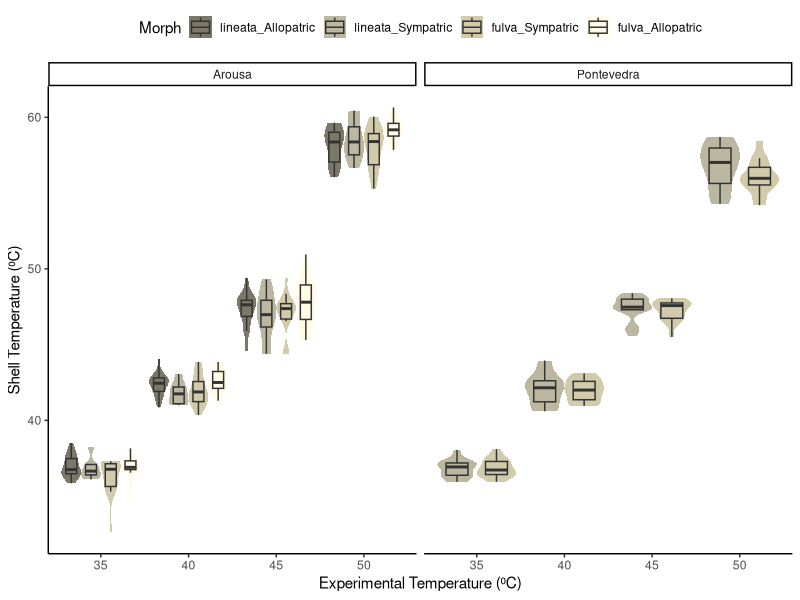
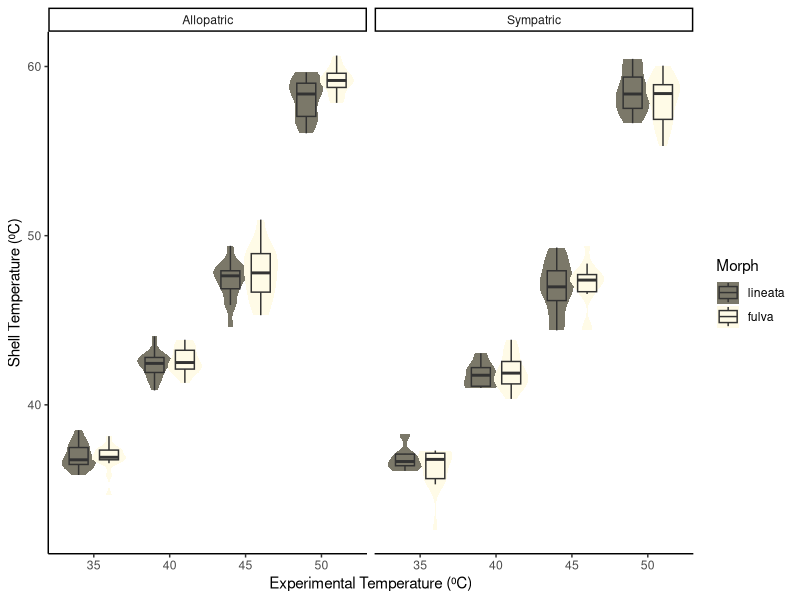
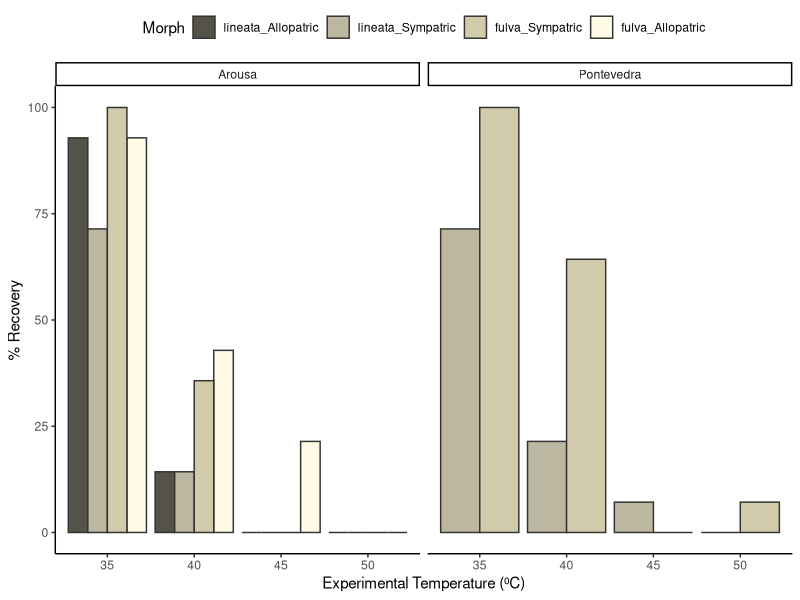
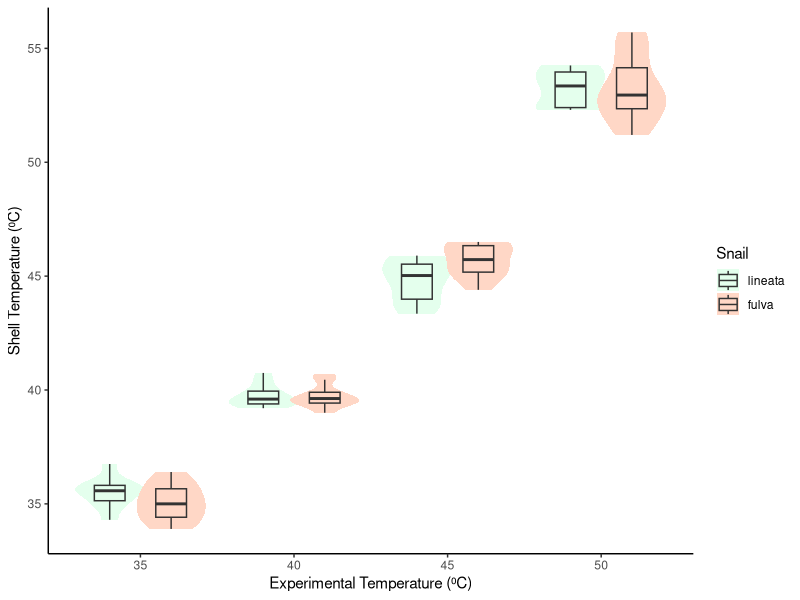

The R source for these figures, in order:
setwd("C:/Users/Emilio/OneDrive/OneDrive - Universidade de Vigo/01 Research/1Littorina/Litt_ClineDescription/Litt_CD_2Temperature/Litt_CD_Temp_1ShellHeating/Litt_CD_Temp_SH_4DataAnalyisis")
setwd("C:/Users/162ra/OneDrive - Universidade de Vigo/01 Research/1Littorina/Litt_ClineDescription/Litt_CD_2Temperature/Litt_CD_Temp_1ShellHeating/Litt_CD_Temp_SH_4DataAnalyisis")
# Open --------------------------------------------------------------------
library(readxl)
rawdata <- read_excel("TS_CC_RData_ShellHeating.xlsx")
str(rawdata)

# Variables as factors and taking the mean of the 2 technical measurements
library(tidyverse)
library(zoo) # Roll mean
datamean <- rawdata %>% 
  mutate(shell_temp = rollmean(shell_temp, k = 2, fill = NA)) %>% 
  filter(row_number() %% 2 != 0, !is.na(shell_temp)) %>% 
  dplyr::select(-tech)

# Data arrangement and overview
data <- datamean %>% 
  mutate(ria = factor(case_when(ria == "1" ~ "Arousa",
                                ria == "2" ~ "Pontevedra")),
         pop = factor(case_when(pop == "1" ~ "Allopatric",
                                pop == "2" ~ "Sympatric")),
         col = factor(case_when(col == "1" ~ "fulva",
                                col == "2" ~ "lineata"),
                      levels = c("lineata", "fulva")),
         temp = factor(case_when(temp == "1" ~ "35",
                                 temp == "2" ~ "40",
                                 temp == "3" ~ "45",
                                 temp == "4" ~ "50")),
         snail = factor(case_when(snail == "0" ~ "Empty",
                                  snail == "1" ~ "Alive"))) %>% 
  mutate(col_pop = factor(interaction(col, pop, sep = "_"), # Interaction variable for plots
                          levels = c("lineata_Allopatric",
                                     "lineata_Sympatric",
                                     "fulva_Sympatric",
                                     "fulva_Allopatric")))

# Alive Analysis ----------------------------------------------------------
# Living snails
alive_data <- data %>% filter(snail == "Alive")
# Boxplots of shell temperature by experimental temperature and color morph from each population type and ria
alive_data %>%
  ggplot(aes(x = temp, 
             y = shell_temp,
             fill = col_pop)) + # By color and  
  geom_violin(linetype = "blank", # Violin plot
              position = position_dodge(0.9),
              scale = "width") +
  geom_boxplot(alpha = 0, # Boxplot
               width = 0.5,
               position = position_dodge(0.9)) +
  facet_grid(. ~ ria) +
  labs(x = "Experimental Temperature (⁰C)",
       y = "Shell Temperature (⁰C)",
       fill = "Morph",
       pattern = "Morph") +
  scale_fill_manual(values = c("lineata_Allopatric" = "#7b7869",
                               "lineata_Sympatric" = "#bcb7a1",
                               "fulva_Sympatric" = "#d1cbac",
                               "fulva_Allopatric" = "#fffbe7")) +
  theme_classic() +
  theme(legend.position = "top")

# Alive snails groups
sympatric_data <- alive_data %>% filter(pop == "Sympatric") # Sympatric populations from both Rias
arousa_data <- alive_data %>% filter(ria == "Arousa") # Ria de Arousa, with sympatric and allopatric populations
pontevedra_data <- alive_data %>% filter(ria == "Pontevedra") # Ria de Pontevedra, with a single sympatric population

# ANOVA of shell temperature over color, experimental temperature and ria within sympatric populations
# Assumptions
library(car) # Levene test
sympatric_data %>%
  group_by(col, temp, ria) %>%
  summarise(sw_p_value = shapiro.test(shell_temp)$p.value)
leveneTest(shell_temp ~ col * temp * ria, data = sympatric_data)
# OUT: normal distribution except for 3 groups, but not homoscedasticity found

# Assumptions using logarithmic transformation on dependent variable
sympatric_data %>%
  group_by(col, temp, ria) %>%
  summarise(sw_p_value = shapiro.test(log(shell_temp))$p.value)
leveneTest(log(shell_temp) ~ col * temp * ria, data = sympatric_data)
# OUT: normal distribution except for 4 groups and homoscedasticity

# ANOVA model; Supplementary Table 5
aov(log(shell_temp) ~ col * temp * ria, data = sympatric_data) %>% summary
# OUT: no effect of shell color, but experimental temperature and its interaction with ria

# Plot alive Arousa; not included
arousa_data %>%
  ggplot(aes(x = temp,
             y = shell_temp,
             fill = col)) + 
  geom_violin(linetype = "blank",
              position = position_dodge(0.8),
              scale = "width") +
  geom_boxplot(alpha = 0,
               width = 0.5,
               position = position_dodge(0.8),) +
  facet_grid(. ~ pop) +
  labs(x = "Experimental Temperature (⁰C)",
       y = "Shell Temperature (⁰C)",
       fill = "Morph",
       pattern = "Morph") +
  scale_fill_manual(values = c("lineata" = "#7b7869",
                               "fulva" = "#fffbe7")) +
  theme_classic()

# ANOVA of shell temperature over color, experimental temperature and ria
# Assumptions
arousa_data %>%
  group_by(col, temp, pop) %>%
  summarise(sw_p_value = shapiro.test(shell_temp)$p.value)
leveneTest(shell_temp ~ col * temp * pop, data = arousa_data)
# OUT: normal distribution except for 2 groups and homoscedasticity

# ANOVA model; Supplementary Table 6
aov(shell_temp ~ col * temp * pop, data = arousa_data) %>% summary
# OUT: no effect of color per se, only its interaction with population type


# Recovery Analysis -------------------------------------------------------
# Plot recovery; Figure 5
alive_data %>%
  group_by(col, temp, pop, col_pop, ria) %>% 
  summarise(recovery = mean(recovery == 1) * 100) %>% 
  ggplot(aes(x = temp,
             y = recovery,
             fill = col_pop)) +
  geom_col(color = "#333333",
           position = position_dodge()) +
  facet_grid(. ~ ria) +
  labs(x = "Experimental Temperature (⁰C)",
       y = "% Recovery",
       fill = "Morph",
       pattern = "Morph") +
  scale_fill_manual(values = c("lineata_Allopatric" = "#555349",
                               "lineata_Sympatric" = "#bcb7a1",
                               "fulva_Sympatric" = "#d1cbac",
                               "fulva_Allopatric" = "#fffbe7")) +
  theme_classic() +
  theme(legend.position = "top")


# Function for Fisher's exact test; recovery ~ color
results <- list()
FTest_color <- function(data) {
  for (temp in c("35", "40", "45", "50")){
    obs <- data %>% # Observed frequencies
      filter(temp == !!temp) %>%
      group_by(col) %>% 
      summarise(alive = sum(recovery == 1),
                dead = sum(recovery == 0)) %>% 
      {matrix(c(.$alive, .$dead), nrow = 2, byrow = TRUE)}
    results[[temp]] <- list(obs %>% fisher.test) # Fisher exact test performance
  }
  return(results)
}

sympatric_data %>% FTest_color
# OUTPUT: fulva morph showed significantly higher survival rates at 35 and 40 C considering both Rias

arousa_data %>% FTest_color
# OUTPUT: no differences between color morphs at any temperature in the Ria de Arousa

arousa_data %>% filter(pop == "Sympatric") %>% FTest_color
# OUTPUT: no differences between sympatric color morphs at any temperature in the Ria de Arousa

arousa_data %>% filter(pop == "Allopatric") %>% FTest_color
# OUTPUT: no differences between allopatric color morphs at any temperature in the Ria de Arousa

# Fisher's exact tests for each case in the Ria de Pontevedra (sympatric populations only)
pontevedra_data %>% FTest_color
# OUTPUT: no differences between allopatric color morphs at any temperature in the Ria de Arousa


# Binary logistic regression of shell temperature over all the variables in sympatric populations; Supplementary Table 7
library(pscl)
glm(recovery ~ col * temp * ria, data = sympatric_data,
    family = "binomial") %>% 
  {list(summary(.), pR2(.))} # 0.6008 McFadden's pseudo R2

# Binary logistic regression of shell temperature over all the variables on Arousa data; Supplementary Table 8
glm(recovery ~ col * temp * pop, data = arousa_data,
    family = "binomial") %>%  
  {list(summary(.), pR2(.))} # 0.6144 McFadden's pseudo R2



# Function for Fisher's exact test; recovery ~ population type 
FTest_pop <- function(data) {
  for (temp in c("35", "40", "45", "50")){
    obs <- data %>% # Observed frequencies
      filter(temp == !!temp) %>%
      group_by(pop) %>% 
      summarise(alive = sum(recovery == 1),
                dead = sum(recovery == 0)) %>% 
      {matrix(c(.$alive, .$dead), nrow = 2, byrow = TRUE)}
    results[[temp]] <- list(obs %>% fisher.test) # Fisher exact test performance
  }
  return(results)
}

arousa_data %>% filter(col == "fulva") %>% FTest_pop
# OUTPUT: no differences between sympatric vs allopatric fulva morph at any temperature in the Ria de Arousa

arousa_data %>% filter(col == "lineata") %>% FTest_pop
# OUTPUT: no differences between sympatric vs allopatric lineata morph  at any temperature in the Ria de Arousa

# Empty data set ----------------------------------------------------------
empty_data <- data %>% filter(snail == "Empty")

## Empty within sympatric populations
emptysym_data <- empty_data %>% filter(pop == "Sympatric")

# Plot
emptysym_data %>% 
  ggplot(aes(x = temp,
             y = shell_temp,
             fill = col)) +
  geom_violin(linetype = "blank",
              position = position_dodge(0.8),
              scale = "width") +
  geom_boxplot(alpha = 0,
               width = 0.4,
               position = position_dodge(0.8)) +
  labs(x = "Experimental Temperature (⁰C)",
       y = "Shell Temperature (⁰C)",
       fill = "Snail") +
  scale_fill_manual(values = c("#e4ffed", "#ffd7c6")) +
  theme_classic()

# LR shell temperature over all the variables on alivempty data
emptysym_data %>% lm(shell_temp ~ col * temp * ria , .) %>% 
  {list(shapiro.test(residuals(.)), ncvTest(.))}
# OUT: normal distribution of residuals, but not homoscedasticity found

# Log-LR model for shell temperature over all the variables on alivempty data
emptysym_data %>% lm(log(shell_temp) ~ col * temp * ria, .) %>% 
  {list(shapiro.test(residuals(.)), ncvTest(.))}
# OUT: normal distribution of residuals and homoscedasticity

# Log-LR model; Supplementary Table 9
emptysym_data %>% lm(log(shell_temp) ~ col * temp * ria, .) %>% summary
# OUT: significance on body presence overall and when reaching 50 Celisius



# ANOVA of shell temperature over color and experimental temperature
# Assumptions
emptysym_data %>%
  group_by(col, temp) %>%
  summarise(sw_p_value = shapiro.test(shell_temp)$p.value)
leveneTest(shell_temp ~ col * temp, data = emptysym_data)
# OUT: normal distribution in all cases, but not homoscedasticity found

# Assumptions using logarithmic transformation on dependent variable
emptysym_data %>%
  group_by(col, temp) %>%
  summarise(sw_p_value = shapiro.test(log(shell_temp))$p.value)
leveneTest(log(shell_temp) ~ col * temp, data = emptysym_data)
# OUT: normal distribution in all cases and homoscedasticity

# ANOVA model; Supplementary Table 10
aov(log(shell_temp) ~ col * temp, data = emptysym_data) %>% summary
# OUT: significance on body presence, experimental temperature and their interaction

# Assumptions using logarithmic transformation on dependant variable
emptyarousa_data <- empty_data %>% filter(ria == "Arousa")
emptyarousa_data %>%  
  group_by(col, temp, pop) %>%
  summarise(sw_p_value = shapiro.test(shell_temp)$p.value)
leveneTest(shell_temp ~ col * temp * pop, data = emptyarousa_data)
# OUT: normal distribution except for one group and homoscedasticity

# ANOVA model; Supplementary Table 11
aov(shell_temp ~ col * temp * pop, data = emptyarousa_data) %>% summary
# OUT: significance on experimental temperature and treatment
